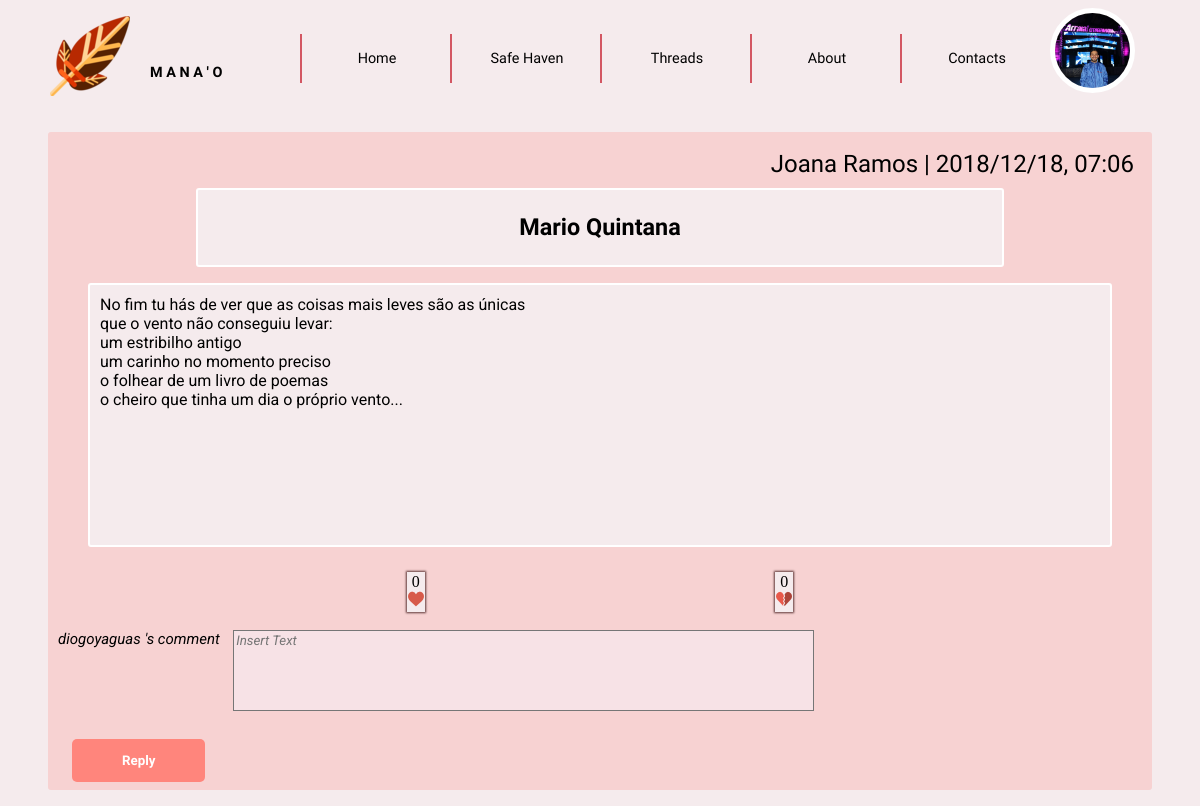
The app's page /templates/viewPost.php?id=17 (signed in) with its own data.
### tables this page shows
CREATE TABLE User (ID INTEGER PRIMARY KEY AUTOINCREMENT, Username STRING UNIQUE NOT NULL, Password CHAR (256) NOT NULL, Name STRING NOT NULL, Email STRING NOT NULL UNIQUE, Bio STRING, Profile_Pic STRING NOT NULL DEFAULT "default.png", ParticipationDate STRING NOT NULL);

CREATE TABLE Post (ID INTEGER PRIMARY KEY AUTOINCREMENT, User_ID INTEGER NOT NULL REFERENCES User (ID), Title STRING NOT NULL, Text STRING NOT NULL, Date STRING NOT NULL, Upvotes INTEGER DEFAULT 0, Downvotes INTEGER DEFAULT 0);

### database/user.php (called while the page is built, shortened)
<?php
      function getName($userID) {
        global $dbh;
        try {
          $stmt = $dbh->prepare('SELECT Name FROM User WHERE ID = ?');
          $stmt->execute(array($userID));
          if($row = $stmt->fetch()){
            return $row['Name'];
          }
        }catch(PDOException $e) {
          return -1;
        }
      }
    function getUserPhoto($userID) {
      global $dbh;
      try {
        $stmt = $dbh->prepare('SELECT Profile_Pic FROM User WHERE ID = ?');
        if($stmt->execute(array($userID))) {
          $row = $stmt->fetch();
          return $row['Profile_Pic'];
        }
      }catch(PDOException $e) {
        return null;
      }
    }
?>

### database/post.php (called while the page is built, shortened)
<?php
	function getPostByID($postID)
	{
		global $dbh;
		try {
			$stmt = $dbh->prepare('SELECT * from Post WHERE ID = ?');
			if($stmt->execute(array($postID)))
				return $stmt->fetch();
			else
				return -1;
		} catch(PDOException $e) {
			return -1;
		}
	}
?>

### templates/viewPost.php (the view, shortened to what this page needs)
<?php
include_once ("header.php");
?>
    <!DOCTYPE html>
    <html>
    <head>
        <link href="../css/main_layout.css" rel="stylesheet">
        <link href="../css/main_style.css" rel="stylesheet">
        <link href="../css/posts.css" rel="stylesheet">
    </head>
    <body>
        <?php
            include_once ("../includes/init.php");
			include_once ("../database/post.php");
			include_once ("../actions/verifyAndConvertText.php");
            $post = getPostByID($_GET['id']);
        ?>
            <section class="viewPost">
				<div id="post">
					<article>
						<header>
							<span class="author">
								<?php echo getName($post['User_ID']) ?>
							</span>
							<span class="date">|
								<?=$post['Date'] ?>
							</span>
						</header>
						<div id="Title">
							<h1>
								<?=$post['Title'] ?>
							</h1>
						</div>
						<div id="Text">
							<pre id="text"><?php convertText($post['Text']); ?></pre>
						</div>
					</article>
					<footer id="votes">
						<div id="upvotes" onclick="updateUpvotes(<?=$_GET['id']?>)">
							<p id="upvote<?=$_GET['id']?>">
								<?=$post['Upvotes']?>
							</p>
							<img src="../images/upvote.png"alt="Upvote">
						</div>
						<div id="downvotes" onclick="updateDownvotes(<?=$_GET['id']?>)">
							<p id="downvote<?=$_GET['id']?>">
								<?=$post['Downvotes']?>
							</p>
							<img src="../images/downvote.png"alt="Downvote">
						</div>
					</footer>
				</div>
				<div id="comment_section">
					<label id="user_to_post"><?=$_SESSION['username']?></label><label id="comment_to_post">'s comment
						<textarea rows="5" cols="80" placeholder="Insert Text" id="newCommentText" name="text" wrap="hard"></textarea>
					</label>
					<input id="replyButton" type="submit" value="Reply">
				</div>
			</section>
	</body>
</html>

### templates/header.php (shortened to what this page needs)
<!DOCTYPE html>
<html>
<head>
    <link href="../css/main_layout.css" rel="stylesheet">
    <link href="../css/main_style.css" rel="stylesheet">
</head>
<body>
    <header>
        <label class="homeButton" type="submit_home" value="" onclick="window.location='../templates/home.php';"></label>
        <h3>M A N A ' O</h3>
        <nav id="menu">
            <ol>
                <li><a href="home.php">Home</a></li>
                <li><a href="http://www.pixelthoughts.co/#">Safe Haven</a></li>
                <li><a href="threads.php?filter=Recent&categorie=All">Threads</a></li>
                <li><a href="about.php">About</a></li>
                <li><a href="contacts.php">Contacts</a></li>
            </ol>
        </nav>
        <div class="dropdown">
                <img id="profile" src="../profilePictures/<?php
                    include_once('../includes/init.php');
                    include_once("../database/user.php");
                    echo getUserPhoto($_SESSION['userID']);
                ?>" alt="Profile picture" onclick="myFunction()" class="dropbtn">
            </div>
    </header>

### actions/verifyAndConvertText.php
<?php
    function convertText($text) {
        $reg_exUrl = "/(http|https|ftp|ftps)\:\/\/[a-zA-Z0-9\-\.]+\.[a-zA-Z]{2,3}(\/\S*)?/";
        if (preg_match($reg_exUrl, $text, $url)) {
            echo preg_replace($reg_exUrl, '<a href="' . $url[0] . '" rel="nofollow">' . $url[0] . '</a>', $text);
        } else echo $text;
}
?>

### css/main_layout.css (style rules this page uses)
body { margin: 0em; }
body > header { margin: 0em; display: grid; grid-template-rows: auto; grid-template-columns: 1fr 1fr 5fr 1fr; grid-template-areas: "manao name navigator profilepic"; position: -webkit-sticky; position: sticky; top: 0; width: 100%; }
.homeButton { grid-area: manao; justify-self: right; align-self: center; height: auto; }
body > header > h3 { grid-area: name; margin: 0em; justify-self: left; align-self: center; }
#menu { grid-area: navigator; justify-self: right; align-self: center; }
#menu ol li { display: inline-flex; width: 100%; justify-self: center; }
#menu ol { margin: 0em; display: grid; grid-template-rows: auto; grid-template-columns: 1fr 1fr 1fr 1fr 1fr; grid-template-areas: "home safehaven threads contacts about"; width: 100%; }
#menu ol > li { justify-self: left; align-self: center; justify-items: center; justify-content: space-evenly; }
#menu ol > :nth-child(1) { grid-area: home; }
#menu ol > :nth-child(2) { grid-area: safehaven; }
#menu ol > :nth-child(3) { grid-area: threads; }
#menu ol > :nth-child(4) { grid-area: contacts; }
#menu ol > :nth-child(5) { grid-area: about; }
.dropbtn { color: white; border: none; cursor: pointer; }
.dropdown { position: relative; display: inline-block; }

### css/main_style.css (style rules this page uses)
:root { --maincolor_bckgrnd: #F5EBED; --color_separator: #996666; --color_text: #000000; --color_manao: #D35763; --color_manao2: #DF7175; --color_smallhover: #2a2f33; }
body { margin: 0; background-color: var(--maincolor_bckgrnd); color: var(--color_text); }
body > header { margin: 0; background-color: var(--maincolor_bckgrnd); }
body > header > h3 { margin-top: 2em; font-family: 'Julius Sans One', sans-serif; font-size: 0.9em; text-align: left; height: auto; color: var(--color_text); }
.homeButton { background:url(../images/icon.png) no-repeat; cursor:pointer; border:none; width:100px; height:100px; margin-top:1em; }
#menu { width: 100%; }
#menu ol { margin:0; padding: 0; }
#menu li { align-items: center; list-style-type: none; margin:1em 0; width: 100%; height: 100%; }
#menu li a { font-family: 'Julius Sans One', sans-serif; font-size: 0.9em; color: var(--color_text); text-decoration: none; text-align: center; height: auto; -webkit-transition: color 0.6s; transition: color 0.6s ease; }
nav > ol > li { border-left: 2px solid var(--color_manao); height: 100%; }
#profile { margin-top: 8px; width: 75px; height: 75px; border:5px solid white; border-radius: 100px 100px; }

### records on screen
user: Profile_Pic (picture)
post: User_ID.Name "Joana Ramos", Date "2018/12/18, 07:06", Title "Mario Quintana", Text "No fim tu hás de ver que as coisas mais leves são as únicas que o vento não conseguiu levar: um estribilho antigo um carinho no momento preciso o folhear de um livro de poemas o cheiro que tinha um dia o próprio vento...", Upvotes "0", Downvotes "0"

### other values on screen
$_SESSION['username'] "diogoyaguas"
